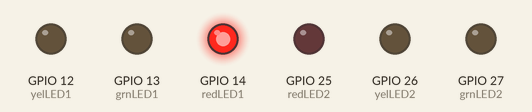
Recording of a sketch running on a simulated ESP32. Parts: output pins drawn as LEDs (lit = HIGH).

Above: at 0.5 s.
At 2.0 s:
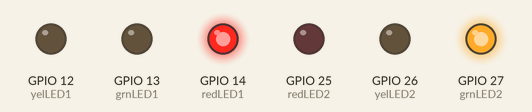
At 4.0 s:
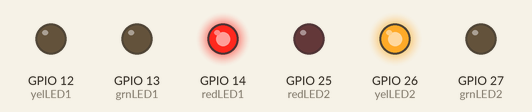
At 5.5 s:
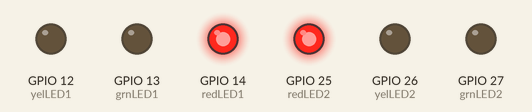
At 7.0 s:
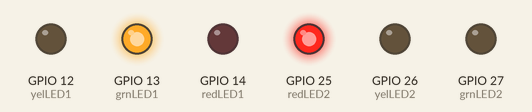
Timing chart, 0 to 10.4 s (numbered marks = the images above):
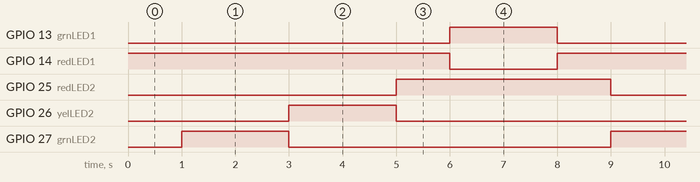

The sketch:

tranese_mod4sketch.ino
```cpp
// === @tranese ====
// Mod4: Setup Side St. traffic lights (LED2)

// assign LEDs to ESP32 pins.  LED1 = Main St.  LED2 = Side St.
const int yelLED1 = 12;  // Main yellow LED to GPIO12
const int grnLED1 = 13;  // Main green LED to GPIO13
const int redLED1 = 14;  // Main red LED to GPIO14

const int redLED2 = 25;  // 2nd red LED to GPIO25
const int yelLED2 = 26;  // 2nd yellow LED to GPIO26
const int grnLED2 = 27;  // 2nd green LED to GPIO27

// the setup function runs once when you press reset or power the board
void setup() {
  pinMode(yelLED1, OUTPUT);  // initialize yelLED1(GPIO12) to output
  pinMode(grnLED1, OUTPUT);  // initialize grnLED1(GPIO13) to output
  pinMode(redLED1, OUTPUT);  // initialize redLED1(GPIO14) to output
  pinMode(redLED2, OUTPUT);  // initialize redLED2(GPIO25) to output
  pinMode(yelLED2, OUTPUT);  // initialize yelLED2(GPIO26) to output
  pinMode(grnLED2, OUTPUT);  // initialize grnLED2(GPIO27) to output
}

// the loop function runs over and over again forever
void loop() {
  // Main light red
  digitalWrite(redLED1, HIGH);  // Main red LED on
  digitalWrite(yelLED1, LOW);   // Main yellow LED off
  digitalWrite(grnLED1, LOW);   // Main green LED off
  delay(1000);                  // 2s delay

  // 2nd light green
  digitalWrite(redLED2, LOW);   // 2nd red LED off
  digitalWrite(yelLED2, LOW);   // 2nd yellow LED off
  digitalWrite(grnLED2, HIGH);  // 2nd green LED on
  delay(2000);                  // 2s delay

  // Main light red
  digitalWrite(redLED1, HIGH);  // Main red LED on
  digitalWrite(yelLED1, LOW);   // Main yellow LED off
  digitalWrite(grnLED1, LOW);   // Main green LED off

  // 2nd light yellow
  digitalWrite(redLED2, LOW);   // 2nd red LED off
  digitalWrite(yelLED2, HIGH);  // 2nd yellow LED on
  digitalWrite(grnLED2, LOW);   // 2nd green LED off
  delay(2000);                  // 2s delay

  // 2nd light red
  digitalWrite(redLED2, HIGH);  // 2nd red LED on
  digitalWrite(yelLED2, LOW);   // 2nd yellow LED off
  digitalWrite(grnLED2, LOW);   // 2nd green LED off
  delay(1000);                  // 1s delay for transition

  // Main light green
  digitalWrite(redLED1, LOW);   // Main red LED off
  digitalWrite(yelLED1, LOW);   // Main yellow LED off
  digitalWrite(grnLED1, HIGH);  // Main green LED on
  delay(2000);                  // 2s delay

  // Main light yellow
  digitalWrite(redLED1, LOW);   // Main red LED off
  digitalWrite(yelLED1, HIGH);  // Main yellow LED on
  digitalWrite(grnLED1, LOW);   // Main green LED off
}
```

Measured:
- by itself, GPIO 13 (grnLED1), GPIO 26 (yelLED2), GPIO 27 (grnLED2): alternates HIGH for 2.0 s and LOW for 6.0 s
- by itself, GPIO 14 (redLED1): alternates HIGH for 6.0 s and LOW for 2.0 s
- by itself, GPIO 25 (redLED2): alternates HIGH for 4.0 s and LOW for 4.0 s
